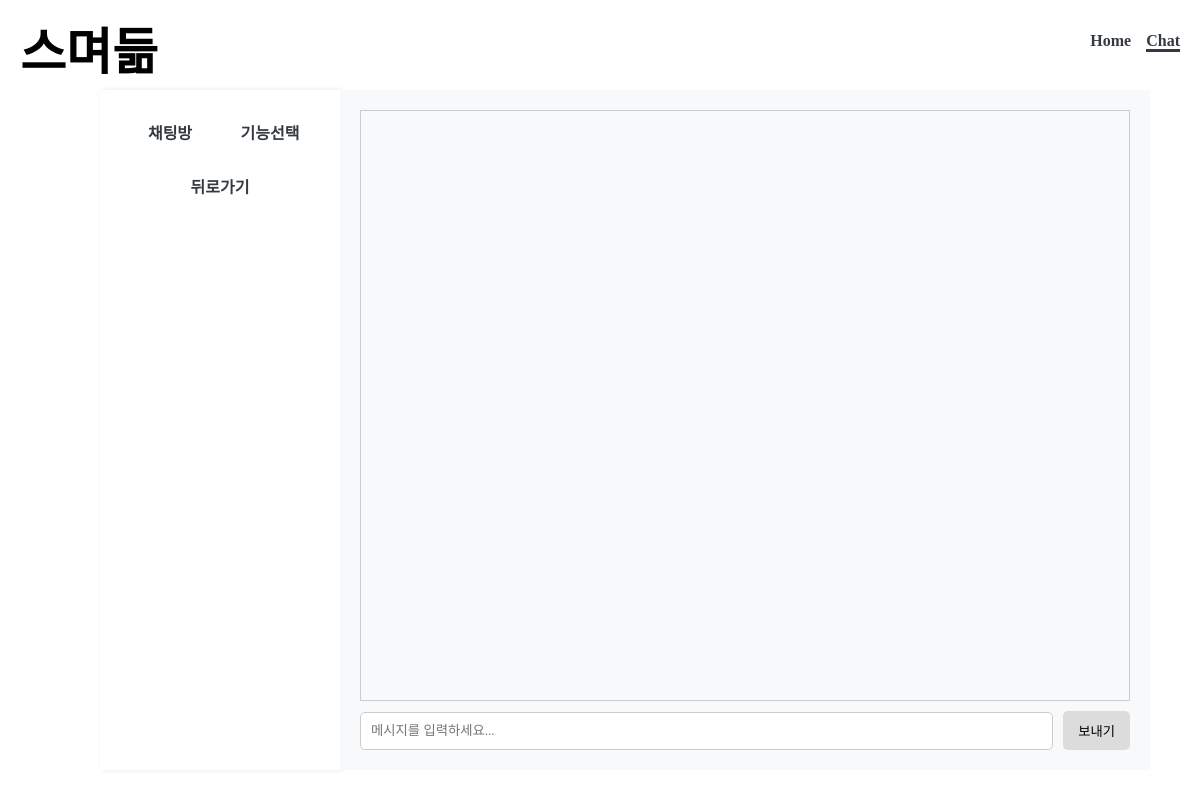
The app's page /chat/고객데이터수집/, older data.
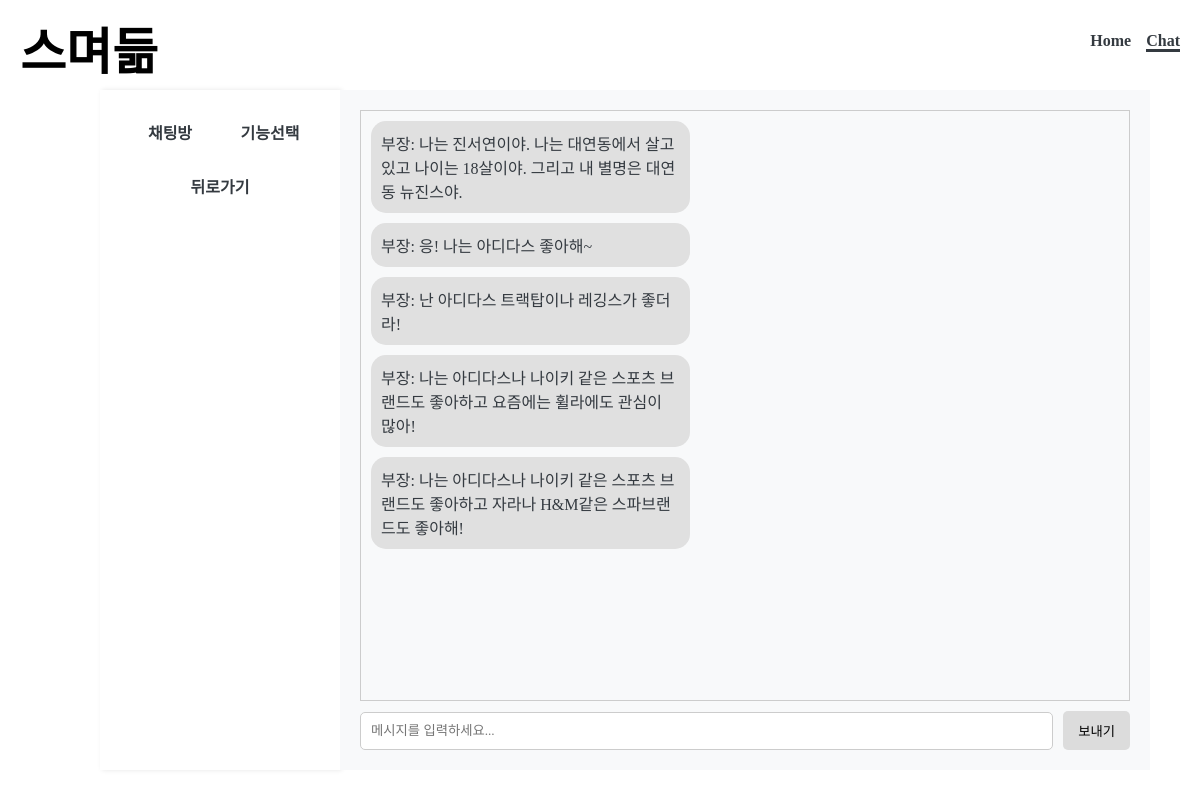
The same page, newer data.
### chat/models.py (models this page shows)
class Message(models.Model):
    author = models.ForeignKey(User, related_name='author_messages', on_delete=models.CASCADE)
    content = models.TextField()
    timestamp = models.DateTimeField(auto_now_add=True)
    room = models.ForeignKey(ChatRoom, on_delete=models.CASCADE)

### chat/views.py (the view, shortened to what this page needs)
# urls.py: path('<str:room_name>/', views.chat_view, name='chat'),
def chat_view(request, room_name):
    question = None
    messages = Message.objects.filter(room__name=room_name)
    context = {
        'messages': messages,
    }
    return render(request, 'gpt/chat.html', context)

### chat/templates/gpt/chat.html (shortened to what this page needs)
{% load static %}
<!DOCTYPE html>
<html>
<head>
    <link rel="stylesheet" href="{% static 'gtp/style.css' %}">
    <link href="https://hangeul.pstatic.net/hangeul_static/css/NanumHaRamCe.css" rel="stylesheet">
</head>
<body>
    <header class="header">
        <nav class="wrap">
            <label class="logo">스며듦</label>
            <ul>
                <li><a href="{% url 'index' %}">Home</a></li>
                <li><a href="{% url 'chat:index' %}" class="active">Chat</a></li>
            </ul>
        </nav>
    </header>
    <main>
        <div class="side-panel">
            <div class="mode">
                <button id="chatroom-btn">채팅방</button>
                <button id="function-btn">기능선택</button>
            </div>
            <a href="{% url 'chat:index' %}"><button id="chatroom-btn1">뒤로가기</button></a>
        </div>
        <div class="message-section">
            <div class="message-display">
                {% for message in messages %}
                    {% if message.author == user %}
                    <div class="message bot-message">
                        <div id="messages" class="bubble">
                            <span class="text">{{ message.author.username }}: {{ message.content }}</span>
                        </div>
                    </div>
                    {% else %}
                    <div class="message user-message">
                        <div id="messages" class="bubble">
                            <span class="text">{{ message.author.username }}: {{ message.content }}</span>
                        </div>
                    </div>
                    {% endif %}
                {% endfor %}
            </div>
            <form action="" method="post" entype="application/x-www-form-urlencoded">
                <div class="message-input">
                    <input type="text" placeholder="메시지를 입력하세요..." name=question>
                    <button name="sendRequest">보내기</button>
                </div>
            </form>
        </div>
</body>
</html>

### chat/static/gtp/style.css (style rules this page uses)
* { font-family: 'NanumGothic'; }
.logo { font-family: 'NanumHaRamCe'; font-size: 50px; }
html, body { margin: 0; height: 100%; background-color: white; color: #343a40; }
header { height: 80px; background-color: white; color: black; }
header>.wrap { max-width: 1400px; margin: 0 auto; padding: 12px 20px; }
header>.wrap>.logo { font-size: 50px; margin-top: 5px; font-weight: bold; }
header>.wrap>ul { float: right; list-style: none; margin-top: 20px; }
header>.wrap>ul>li { float: left; margin-left: 15px; }
header>.wrap>ul>li>a { color: #343a40; text-decoration: none; font-weight: bold; }
header>.wrap>ul>li>a.active { color: #343a40; border-bottom: 3px solid #343a40; }
header ul { list-style: none; display: flex; margin: 0; padding: 0; }
header ul li { margin-left: 20px; }
header ul li a { color: #6c757d; text-decoration: none; font-weight: bold; }
main { display: flex; height: calc(100% - 60px); }
main .side-panel { width: 200px; background-color: #FFFFFF; padding: 20px; box-shadow: 2px 0 5px rgba(0,0,0,0.1); margin-left: 100px; margin-bottom: 50px; margin-top: 10px; }
main .side-panel button { width: 100%; padding: 10px 0; margin-bottom: 10px; background-color: #ffffff; color:#343a40; border: none; font-size: 16px; font-weight: bold; cursor: pointer; transition: background-color 0.3s ease; }
main .message-section { flex-grow: 1; padding: 20px; background-color: #F8F9FA; display: flex; flex-direction: column; margin-right: 50px; margin-bottom: 50px; margin-top: 10px; max-width: 1000px; }
main .mode { display:flex; flex-direction: row; }
.message-display { flex-grow: 1; overflow-y: auto; border: 1px solid #ccc; margin-bottom: 10px; padding: 10px; }
.message-input { display: flex; align-items: center; }
.message-input input[type="text"] { flex-grow: 1; padding: 10px; margin-right: 10px; border-radius: 5px; border: 1px solid #ccc; }
.message-input button { padding: 10px 15px; border: none; border-radius: 5px; background-color: #dcdcdc; color: black; cursor: pointer; }
.user-message .bubble { background: #E0E0E0; order: 1; width: 40%; }
.message { margin-bottom: 10px; display: flex; }
.bubble { padding: 10px; border-radius: 15px; display: flex; align-items: center; }
[type="radio"], span { vertical-align: middle; }

Row changes from the older to the newer data that the page shows:
added Message: author.username "부장", content "나는 진서연이야. 나는 대연동에서 살고 있고 나이는 18살이야. 그리고 내 별명은 대연동 뉴진스야."
added Message: author.username "부장", content "응! 나는 아디다스 좋아해~"
added Message: author.username "부장", content "난 아디다스 트랙탑이나 레깅스가 좋더라!"
added Message: author.username "부장", content "나는 아디다스나 나이키 같은 스포츠 브랜드도 좋아하고 요즘에는 휠라에도 관심이 많아!"
added Message: author.username "부장", content "나는 아디다스나 나이키 같은 스포츠 브랜드도 좋아하고 자라나 H&M같은 스파브랜드도 좋아해!"
